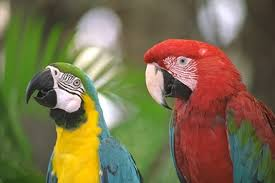
#> input picture SSS_IPPR/SSS_IPPR/12.jpg, 275 x 183 px
$ python 12.py
#> lines starting #> are read from the running program, lines starting #| are printed output that depends on the picture; long printed decimals are rounded
import cv2
import numpy as np
import matplotlib.pyplot as plt

# Load the image
image = cv2.imread('12.jpg')
#> image is the input picture: shape (183, 275, 3); mean B, G, R 76.3, 109.9, 121.9

# Convert image to YCrCb color space (JPEG compression operates on Y channel)
image_ycrcb = cv2.cvtColor(image, cv2.COLOR_BGR2YCrCb)
#> image_ycrcb: shape (183, 275, 3); mean of channels 0, 1, 2 109.6, 136.7, 109.2

# Apply JPEG compression
compression_quality = 50  # Set compression quality (0-100, higher is better quality)
compressed_image = cv2.imencode('.jpg', image_ycrcb, [int(cv2.IMWRITE_JPEG_QUALITY), compression_quality])[1]
#> compressed_image = 3232 values, max 255 at index 0, min 0 at index 4, mean 113.5
decompressed_image_ycrcb = cv2.imdecode(compressed_image, cv2.IMREAD_COLOR)
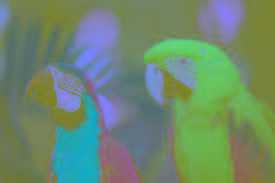
#> decompressed_image_ycrcb: shape (183, 275, 3); mean B, G, R 109.6, 136.7, 109.1

# Convert the decompressed image back to BGR
decompressed_image = cv2.cvtColor(decompressed_image_ycrcb, cv2.COLOR_YCrCb2BGR)
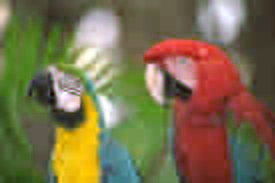
#> decompressed_image: shape (183, 275, 3); mean B, G, R 76.1, 109.9, 121.7

# Calculate PSNR between original and decompressed images
psnr_value = cv2.PSNR(image, decompressed_image)
#> psnr_value = 26.63

# Display the original and decompressed images
plt.figure(figsize=(10, 6))

plt.subplot(1, 2, 1)
plt.imshow(cv2.cvtColor(image, cv2.COLOR_BGR2RGB))
plt.title('Original Image')
plt.axis('off')

plt.subplot(1, 2, 2)
plt.imshow(cv2.cvtColor(decompressed_image, cv2.COLOR_BGR2RGB))
plt.title('Decompressed Image (JPEG Quality: {})'.format(compression_quality))
plt.axis('off')

plt.tight_layout()
plt.show()
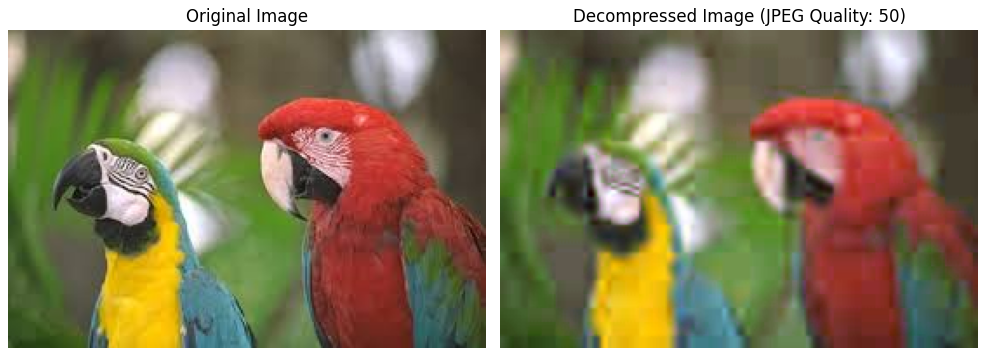
#> figure drawn by matplotlib, 2 panels

# Print the PSNR value
print("PSNR value:", psnr_value)
#| PSNR value: 26.628
